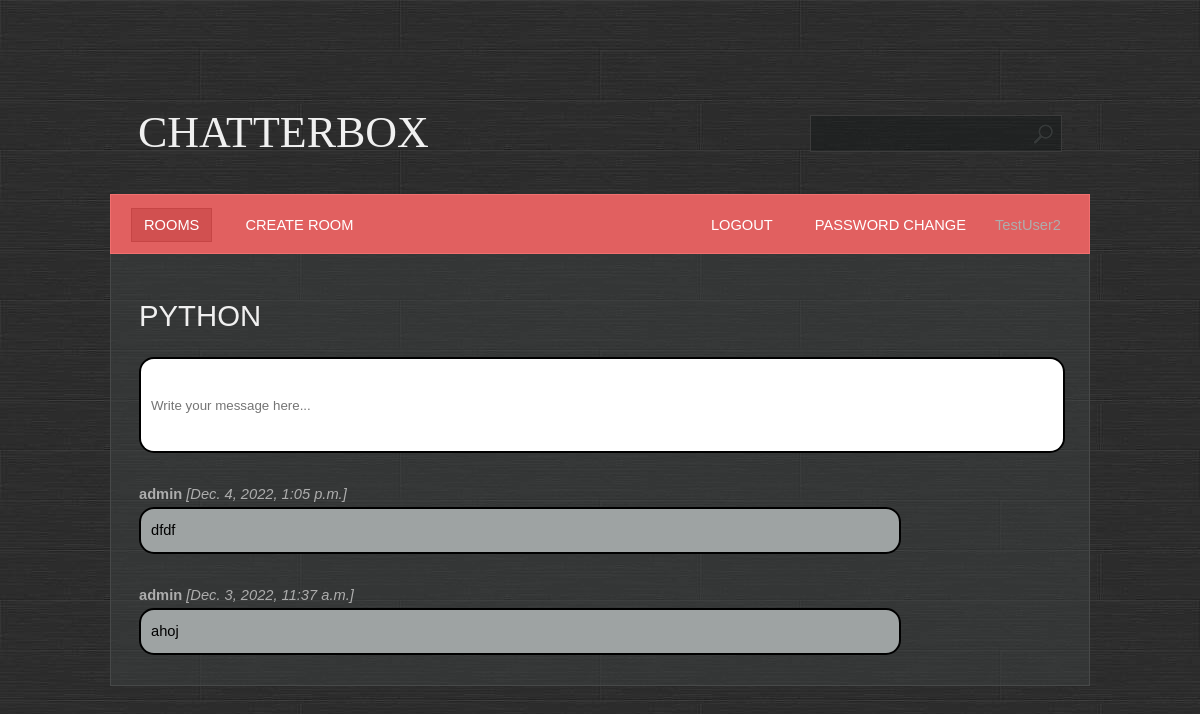
Screenshot of /room/detail/2/ (signed in) with the database file from the repository.
### base/models.py (models this page shows, shortened)
class Room(Model):
    name = models.CharField(max_length=200, unique=True)
    description = models.TextField(null=True, blank=True)
    participants = models.ManyToManyField(User, related_name='participants', blank=True)
    created = models.DateTimeField(auto_now_add=True)
    updated = models.DateTimeField(auto_now=True)
    class Meta:
        ordering = ['-created', 'name']

class Message(Model):
    body = models.TextField()
    room = models.ForeignKey(Room, on_delete=models.CASCADE)
    user = models.ForeignKey(User, on_delete=models.CASCADE)
    created = models.DateTimeField(auto_now_add=True)
    updated = models.DateTimeField(auto_now=True)
    class Meta:
        ordering = ['-created', 'body']

### base/views.py (the view, shortened to what this page needs)
# urls.py: path('room/detail/<pk>/', base.views.room, name='room'),
@login_required
@permission_required(['base.view_room', 'base.view_message'])
def room(request, pk):
    LOGGER.warning(request.method)
    room = Room.objects.get(id=pk)
    messages = room.message_set.all()
    context = {'messages': messages, 'room': room}
    return render(request, template_name='base/room.html', context=context)

### base/templates/base/room.html (shortened to what this page needs)
{% extends 'main.html' %}
{% block content %}
    <h1>{{ room.name }}</h1>
    <div class="box room__message">
        {% if perms.base.add_message %}
            <form method="POST">
                <input name="body" placeholder="Write your message here..."/>
            </form>
        {% endif %}
    </div>
    {% for message in messages %}
        <div class="box">
            {% if user == message.user %}
                <div style="float: right"><b>{{ message.user }}</b> <i>[{{ message.created}}]</i></div>
                <div class="message" style="float: right; background-color: #e16060; color: white ">{{ message.body }}</div>
         {% else %}
                <div><b>{{ message.user }}</b> <i>[{{ message.created}}]</i></div>
                <div class="message">{{ message.body }}</div>
            {% endif %}
        </div>
    {% endfor %}
{% endblock %}

### templates/navbar.html
<ul>
    {% if user.is_authenticated %}
    <li class="first active">
        <a href="{% url 'rooms' %}">Rooms</a>
    </li>
    {% if perms.base.add_room %}
    <li>
        <a href="{% url 'room_create' %}">Create room</a>
    </li>
    {% endif %}
    <li class="last-child">
        {{ user.username }}
    </li>
    <li class="last-child">
        <a href="{% url 'password_change' %}">Password change</a>
    </li>
    <li class="last-child">
        <a href="{% url 'logout' %}">Logout</a>
    </li>
    {% else %}
    <li class="last-child">
        <a href="{% url 'login' %}">Login</a>
    </li>
    {% endif %}
</ul><br class="clearfix"/>

### static/styles/style.css (style rules this page uses)
* { margin: 0; padding: 0; }
a { text-decoration: underline; color: #e8e8e8; }
body { font-size: 11pt; line-height: 1.6em; font-family: Arial, sans-serif; background: #9ea3a3; color: #adadad; background: url(/static/images/bg.jpg); }
h1,h2,h3,h4 { text-transform: uppercase; font-weight: normal; color: #f0f0f0; }
ul { margin-bottom: 1.25em; }
ul { list-style: none; }
.last-child { float:right; }
.message { width: 80%; padding: 10px; color: black; background: #9ea3a3; border-radius: 15px; border: 2px solid black; }
.room__message { background: white; border-radius: 15px; border: 2px solid black; width: 100%; }
.room__message > form > input { resize: none; border: none; outline: none; padding: 10px; height: 4.5rem; width: 100%; }
.box { overflow: hidden; margin: 0 0 30px 0; }
#menu a { text-decoration: none; text-transform: uppercase; color: #ffffff; padding: 8px 12px 8px 12px; border: solid 1px #e16060; }
#menu ul { list-style: none; }
#menu ul li { display: inline; padding: 0 8px 0 8px; }
#menu ul li.first { padding-left: 0; }
#menu ul li.active a { background: #D15050; border: solid 1px #C64545; }

### rows the page displays
Room: name "PYTHON"
Message: user "admin", created "Dec. 4, 2022, 1:05 p.m.", body "dfdf"
Message: user "admin", created "Dec. 3, 2022, 11:37 a.m.", body "ahoj"

### other values shown
{{ user.username }} "TestUser2"
